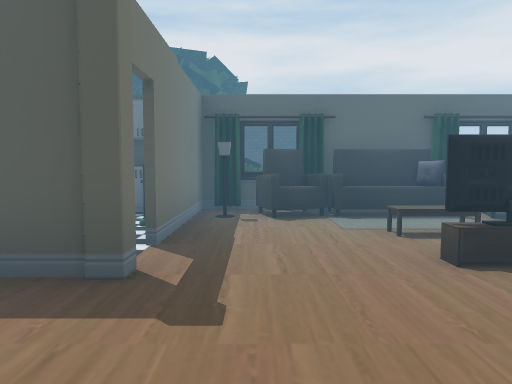
[1] (above)

24 first-person views from a walk through a scene from a Unity 3-D project. The camera is 1.5 m above the floor, tilts 4° down and sees 70° across. Doors are open. The floor is counted in squares, 2 m on a side. Each view is taken from the middle of a square. On the plan, view 1 faces up. The plan holds only what a view shows up to about 11 squares ahead; the rest is blank. The place goes on beyond the plan. The player character is not drawn.

[2]
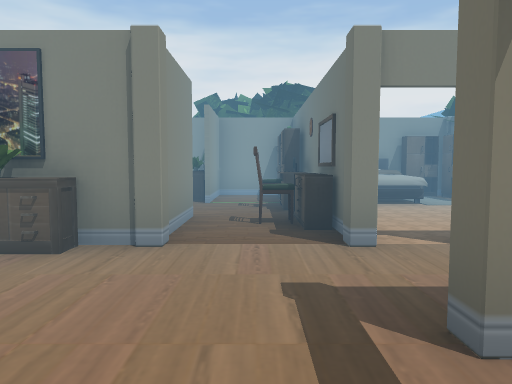

[3]
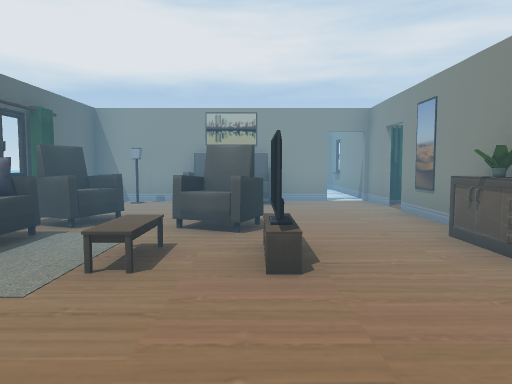

[4]
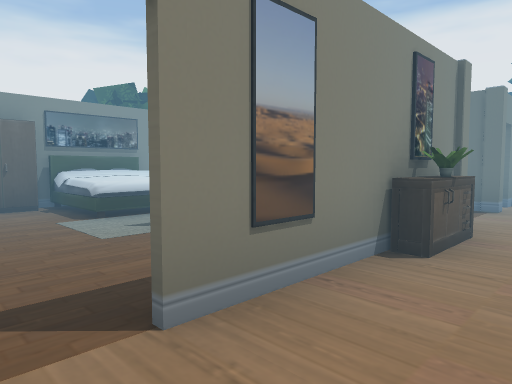

[5]
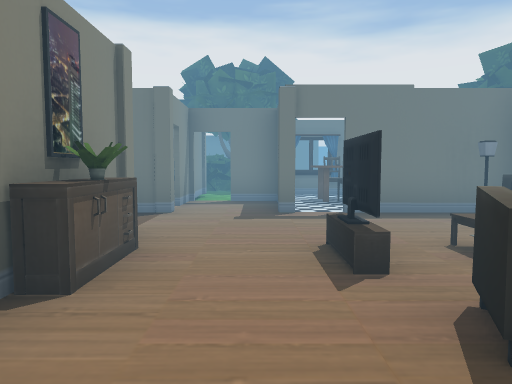

[6]
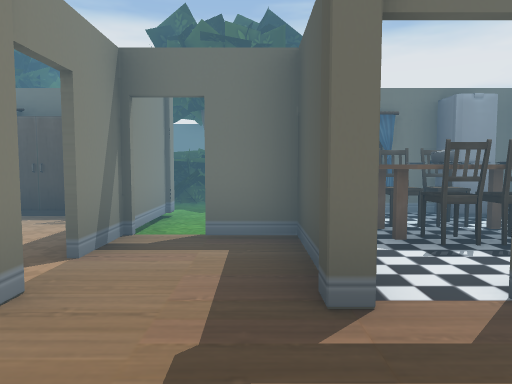

[7]
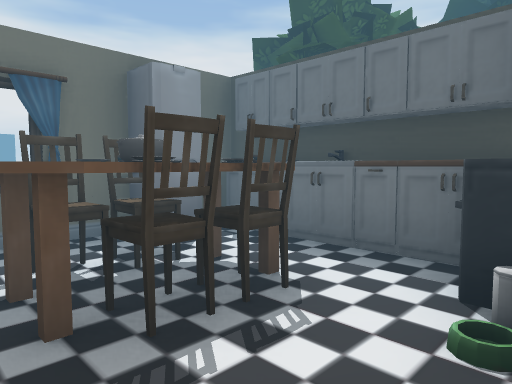

[8]
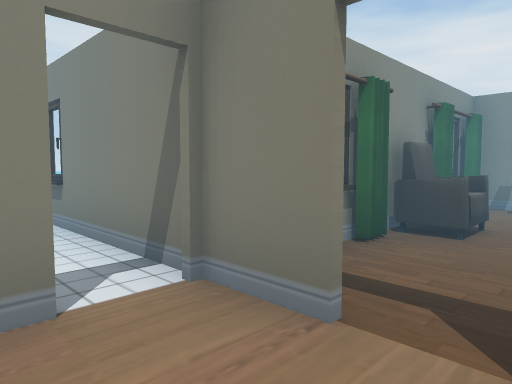

[9]
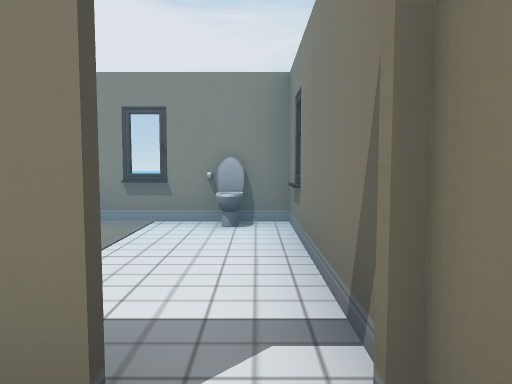

[10]
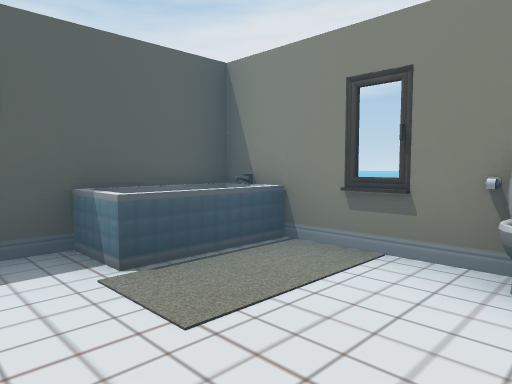

[11]
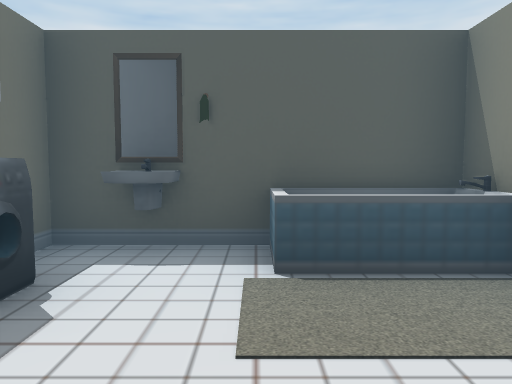

[12]
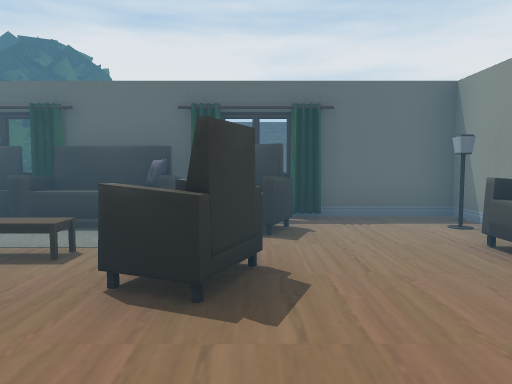

[13]
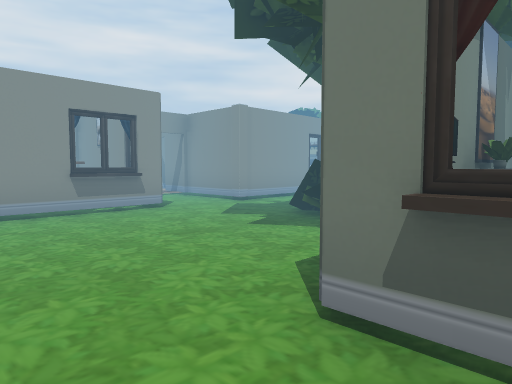

[14]
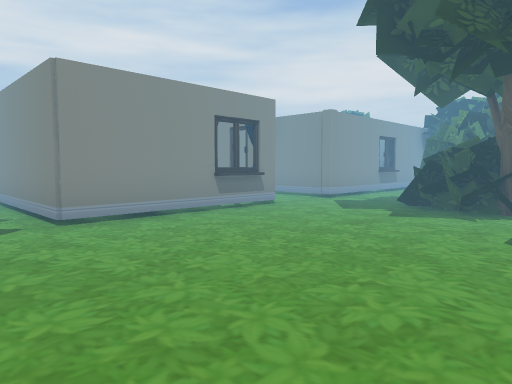

[15]
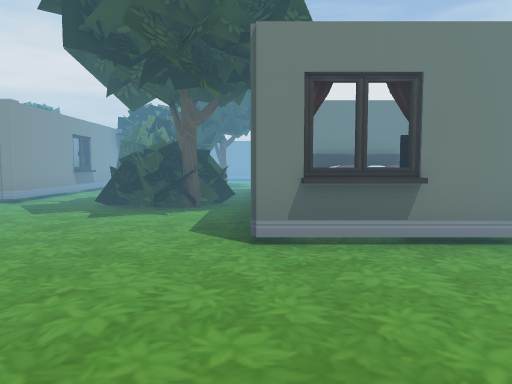

[16]
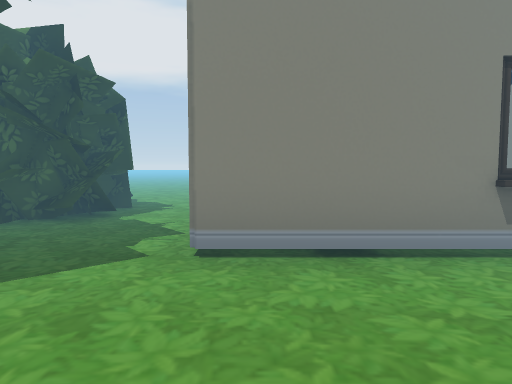

[17]
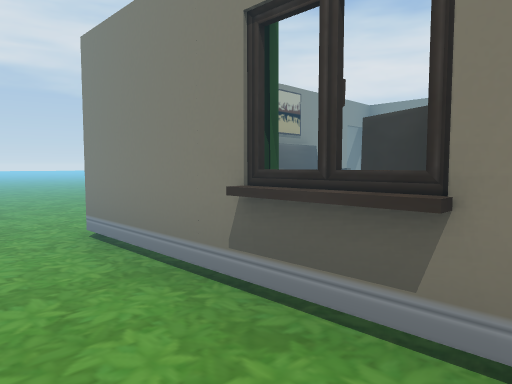

[18]
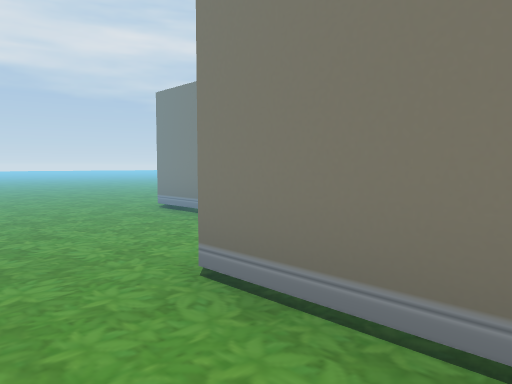

[19]
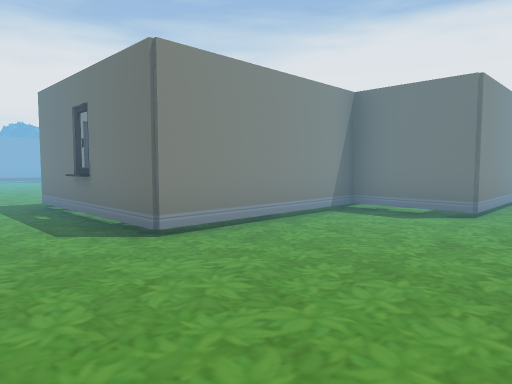

[20]
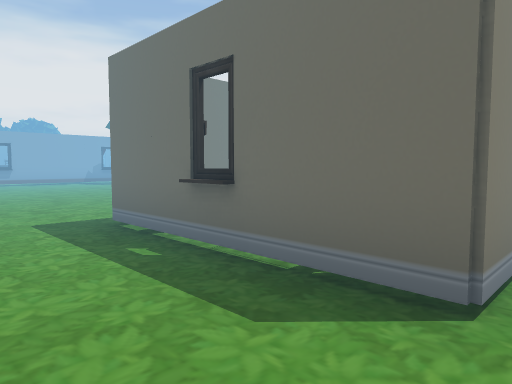

[21]
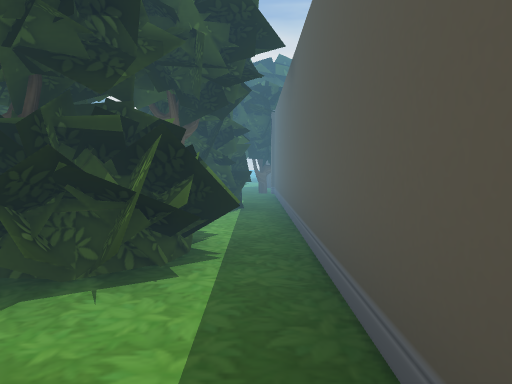

[22]
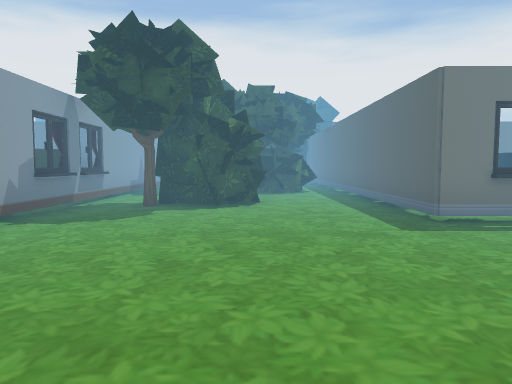

[23]
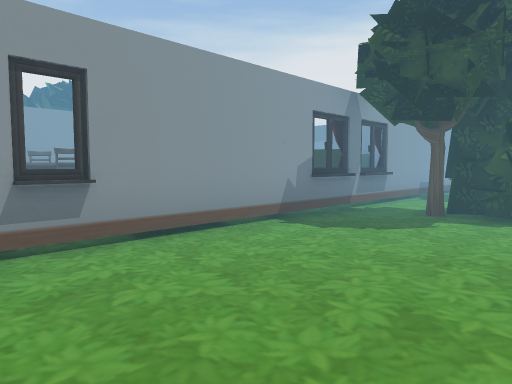

[24]
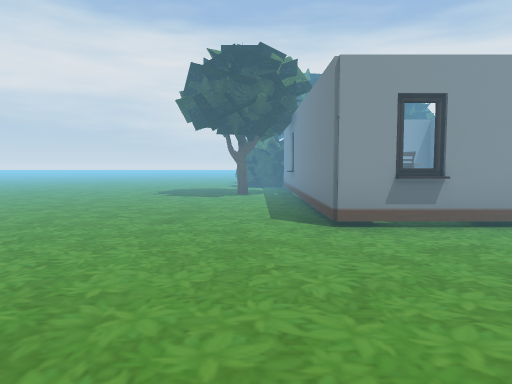

### Floor plan
Points are (right, up) in squares from view 1. A wall is a line through its corners. A room is listed if a view was taken in it or the views show most of it. See-through windows are left out.
Room 1 (views 1, 13, 14, 15, 16)
walls: (-5.1, -2.5) (-5.1, -1.4); (-3.4, -5.5) (-4.3, -5.5); (-0.4, -5.5) (-1.4, -5.5); (-10.1, 1.5) (-10.1, 2.9); (-5.1, 2.4) (-5.1, 6.5) (-4.5, 6.5); (-0.9, 0.4) (-0.9, -0.5); (0.9, -1.5) (0.9, 0.1); (0.9, -11.4) (1.6, -11.4)
ways out: opening at (-5, 7.5) to room 2; opening at (0, 0) to room 2; opening at (0.5, -10.5) to room 2; open door at (-2, 0.5) to room 2
objects: bed (-12, 1) to (-11, 1); other object (-12, 2); curtain (-12, 4); TV (-12, 5); other object (-11, 2); other object (-9, 0) to (-7, 2); tree (-9, 1); tree (-8, -4); bush (-8, -3) to (-6, -2); tree (-7, -7) to (-6, -6); column (-5, -6); other object (-5, -5); other object (-5, -3); other object (-5, -1) to (-4, -1); column (-5, 1); carpet (-4, -5) to (-3, -3); other object (-3, -8) to (-2, -6); bed (-2, -5) to (-2, -3); tree (-1, -7); other object (-1, -4); other object (-1, -3); mirror (-1, -1); other object (0, -3); other object (0, -2); chair (0, -1)
Room 2 (views 2, 3, 4, 5, 6, 7, 8, 9, 10, 11, 12, 17, 18, 19, 20, 21, 22, 23, 24)
walls: (6.9, -2.6) (6.9, 0.1); (7, -4.5) (7, -5.5) (4.5, -5.5); (6.9, -5.1) (6.9, -4.5); (6.2, -5.5) (6.9, -5.5); (5.9, 0.6) (10.4, 0.6); (2.6, -5.5) (1.5, -5.5); (3.4, 0.6) (5.2, 0.6); (6.9, 1.4) (6.9, 2.5); (11, 2.4) (11, 4.4) (10.4, 4.4); (5.5, -11.4) (7.6, -11.4); (10.4, 4.5) (11, 4.5) (11, 2.5); (6.9, 6.5) (4.4, 6.5) (7, 6.5) (7, 5.5); (-0.9, 4.5) (-0.9, 3.4); (1, -12.8) (1, -13.2); (-4.5, 2.5) (-1.6, 2.5); (-4.9, 5) (-4.9, 3); (-4.9, 6.4) (-4.9, 5.9); (7, -17.4) (8.6, -17.4)
ways out: opening at (-5, 7.5) to room 1; opening at (0, 0) to room 1; opening at (0.5, -10.5) to room 1; open door at (-2, 0.5) to room 1; opening at (12.5, -16); open door at (7, 1); gap at (5.5, 0)
objects: chair (-4, 4); fridge (-4, 5); other object (-4, 6); table (-3, 4) to (-3, 5); cabinet (-3, 6); chair (-2, 4); chair (-2, 5); cabinet (-2, 6); other object (-2, 8); column (-1, 1); column (-1, 2); other object (-1, 5) to (-1, 6); other object (0, -8) to (2, -6); lamp (0, 5); armchair (0, 6); tree (1, -8); column (1, 1); curtain (1, 6); other object (2, -14) to (2, -13); bed (2, -5) to (4, -4); other object (2, 1); TV (2, 2); other object (2, 3); carpet (2, 4); other object (2, 5); sofa (2, 6); carpet (3, -3) to (4, -2); TV (3, -2); armchair (3, 3) to (4, 4); curtain (3, 5); other object (3, 6); armchair (4, -13) to (5, -12); other object (4, -10) to (5, -8); armchair (4, 5) to (4, 6); curtain (5, -12); tree (5, -10); other object (5, -5); armchair (6, -3) to (6, -2); sofa (6, 3) to (7, 4); machine (7, 3); lamp (7, 5); table (8, -17) to (9, -16); other object (8, 4); chair (9, -17); chair (9, -15); other object (9, 4) to (10, 4); other object (11, 1); other object (11, 2)

Where each view was taken, in squares from view 1:
view 1: 0 up, 0 right, facing up
view 2: 4 up, 0 right, facing down
view 3: 3 up, 1 left, facing right
view 4: 2 up, 6 right, facing down-left
view 5: 2 up, 5 right, facing left
view 6: 2 up, 1 right, facing left
view 7: 3 up, 1 left, facing up-left
view 8: 2 up, 5 right, facing down-right
view 9: 1 up, 6 right, facing right
view 10: 1 up, 8 right, facing up-right
view 11: 1 up, 9 right, facing up
view 12: 1 up, 4 right, facing up
view 13: 6 up, 11 left, facing down-right
view 14: 8 up, 10 left, facing down-right
view 15: 8 up, 10 left, facing down
view 16: 6 up, 8 left, facing right
view 17: 8 up, 3 right, facing down-right
view 18: 8 up, 5 right, facing down-right
view 19: 8 up, 13 right, facing down-left
view 20: 5 up, 13 right, facing down-left
view 21: 6 down, 4 right, facing left
view 22: 8 down, 12 right, facing left
view 23: 8 down, 11 right, facing down-left
view 24: 7 down, 12 right, facing down
